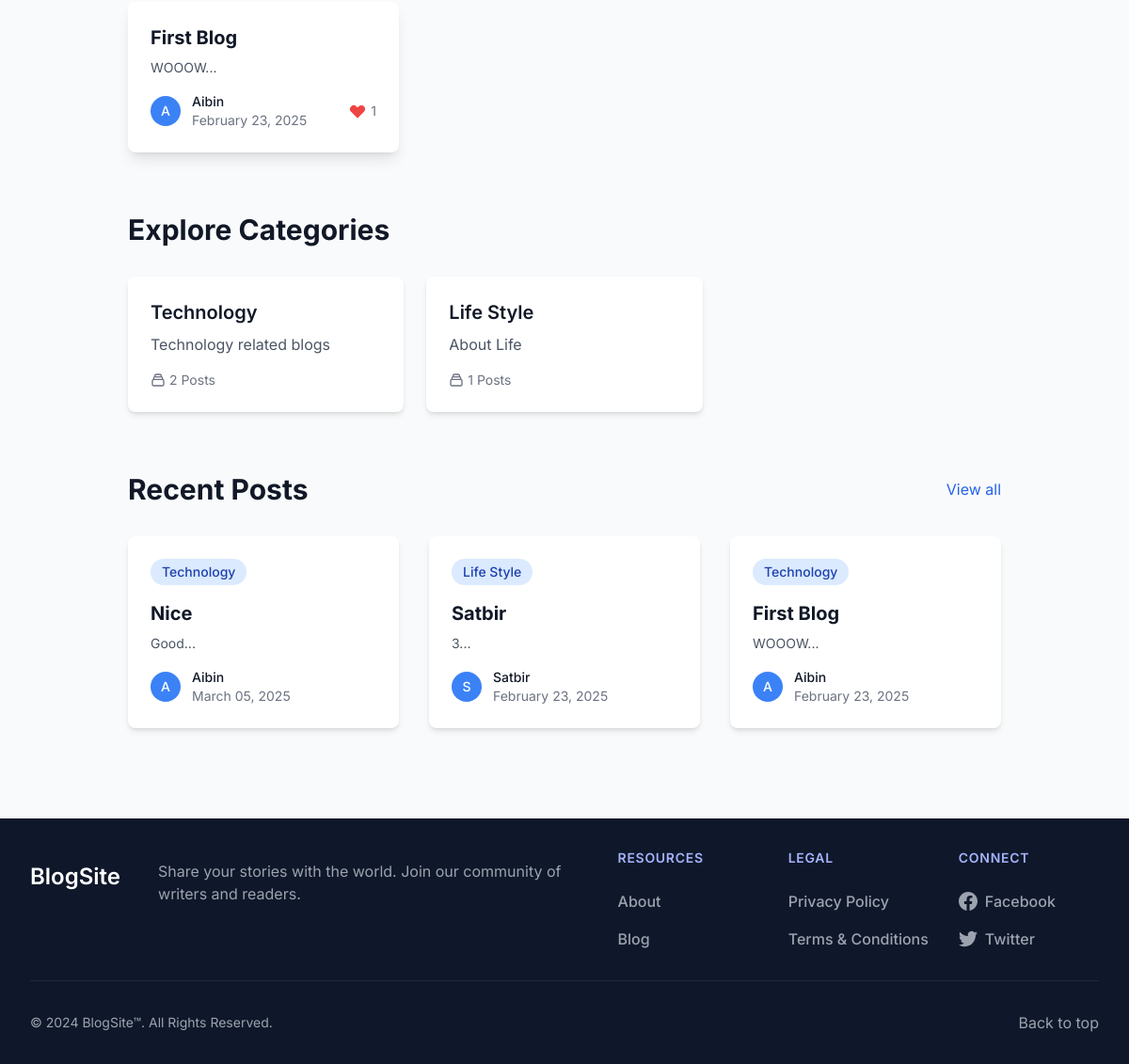
Before: / (lower part) with the older database file.
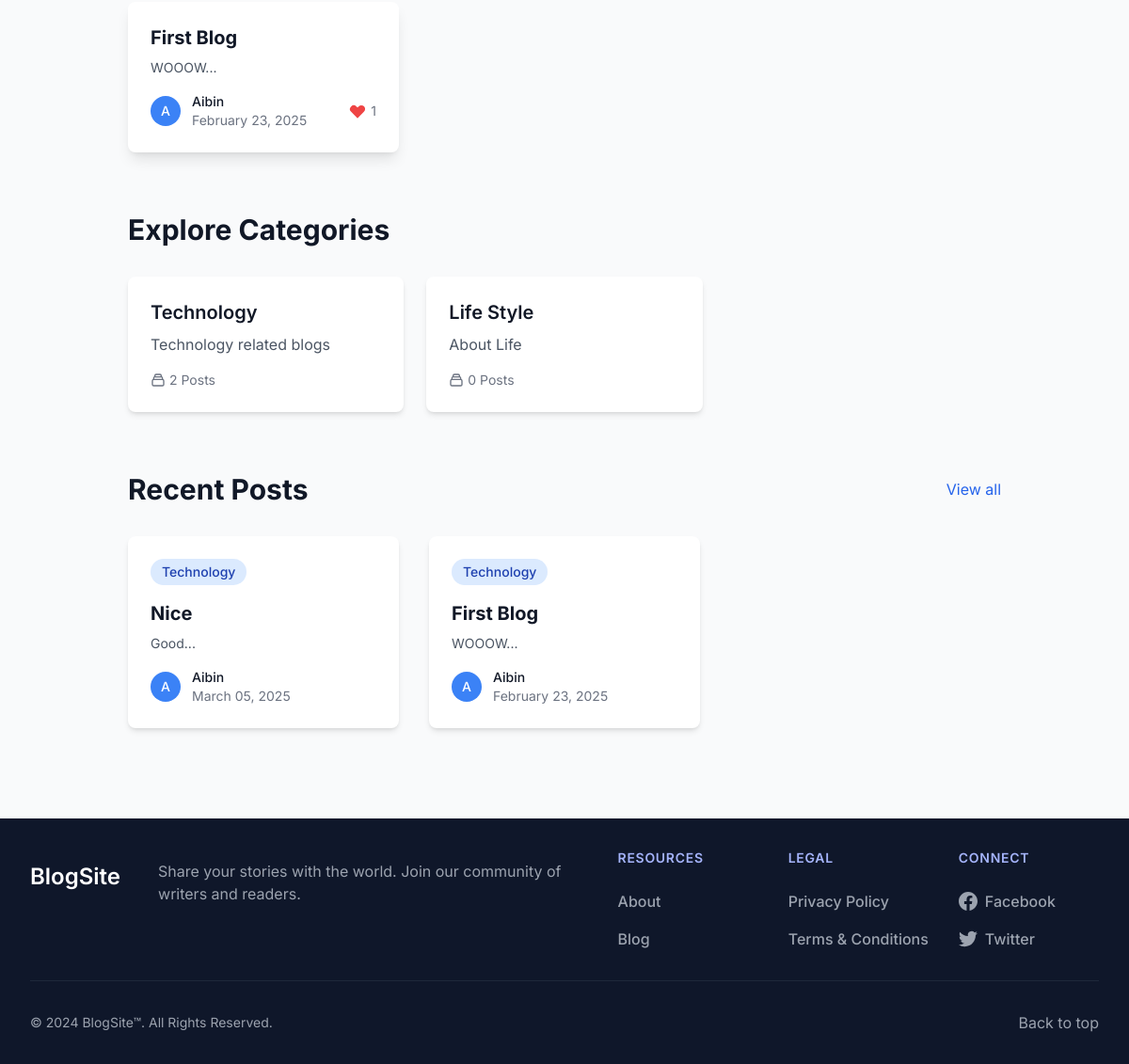
After: the same page with the newer database file.
### app.py (models this page shows, shortened)
class Blog(db.Model):
    id = db.Column(db.Integer, primary_key=True)
    title = db.Column(db.String(200), nullable=False)
    content = db.Column(db.Text, nullable=False)
    author_id = db.Column(db.Integer, db.ForeignKey('user.id'), nullable=False)
    category_id = db.Column(db.Integer, db.ForeignKey('category.id'), nullable=False)
    status = db.Column(db.String(20), default='draft')
    moderation_status = db.Column(db.String(20), default='pending')
    moderation_comment = db.Column(db.Text)
    moderated_by = db.Column(db.Integer, db.ForeignKey('user.id'))
    moderated_at = db.Column(db.DateTime)
    created_at = db.Column(db.DateTime, default=datetime.utcnow)
    updated_at = db.Column(db.DateTime, default=datetime.utcnow, onupdate=datetime.utcnow)
    comments = db.relationship('Comment', backref='blog', lazy=True)
    likes = db.relationship('Like', backref='blog', lazy=True)
    author = db.relationship('User', foreign_keys=[author_id], backref='blogs')
    moderator = db.relationship('User', foreign_keys=[moderated_by], backref='moderated_blogs')

class User(UserMixin, db.Model):
    id = db.Column(db.Integer, primary_key=True)
    name = db.Column(db.String(100), nullable=False)
    email = db.Column(db.String(120), unique=True, nullable=False)
    password = db.Column(db.String(200), nullable=False)
    is_admin = db.Column(db.Boolean, default=False)
    created_at = db.Column(db.DateTime, nullable=False, default=datetime.utcnow)
    updated_at = db.Column(db.DateTime, default=datetime.utcnow, onupdate=datetime.utcnow)

class Category(db.Model):
    id = db.Column(db.Integer, primary_key=True)
    name = db.Column(db.String(50), unique=True, nullable=False)
    description = db.Column(db.Text)
    created_at = db.Column(db.DateTime, default=datetime.utcnow)
    updated_at = db.Column(db.DateTime, default=datetime.utcnow, onupdate=datetime.utcnow)
    blogs = db.relationship('Blog', backref='category', lazy=True)

### app.py (the view)
@app.route('/')
def home():
    recent_blogs = Blog.query.filter(
        Blog.status == 'published',
        Blog.moderation_status != 'rejected'
    ).order_by(Blog.created_at.desc())\
        .limit(3).all()
    categories = Category.query.all()
    for category in categories:
        category.blog_count = len([b for b in category.blogs if b.status == 'published' and b.moderation_status != 'rejected'])
    featured_blogs = Blog.query.filter(
        Blog.status == 'published',
        Blog.moderation_status != 'rejected'
    ).join(Like)\
        .group_by(Blog.id)\
        .order_by(db.func.count(Like.id).desc())\
        .limit(3).all()
    return render_template('index.html',
                         recent_blogs=recent_blogs,
                         categories=categories,
                         featured_blogs=featured_blogs,
                         user=current_user)

### app.py (called while the page is built)
@app.context_processor
def utility_processor():
    return {
        'POSTS_PER_PAGE': app.config['POSTS_PER_PAGE'],
        'min': min  # Make min() function available in templates
    }

### templates/index.html (shortened to what the changed rows need)
{% extends "base.html" %}
{% block content %}
{% if featured_blogs %}
<div class="max-w-7xl mx-auto px-4 sm:px-6 lg:px-8 mt-16">
    <div class="grid grid-cols-1 md:grid-cols-3 gap-8">
        {% for blog in featured_blogs %}
        <div class="bg-white rounded-lg shadow-lg overflow-hidden hover:shadow-xl transition-shadow duration-300">
            <div class="p-6">
                <a href="{{ url_for('view_blog', blog_id=blog.id) }}" class="block">
                    <h3 class="text-xl font-bold text-gray-900 hover:text-blue-600 mb-2">{{ blog.title }}</h3>
                    <p class="text-gray-600 text-sm mb-4">{{ blog.content[:150]|striptags }}...</p>
                </a>
                <div class="flex items-center justify-between">
                    <div class="flex items-center">
                        <div class="flex-shrink-0">
                            <div class="h-8 w-8 rounded-full bg-blue-500 flex items-center justify-center">
                                <span class="text-white font-medium text-sm">{{ blog.author.name[:1] }}</span>
                            </div>
                        </div>
                        <div class="ml-3">
                            <p class="text-sm font-medium text-gray-900">{{ blog.author.name }}</p>
                            <p class="text-sm text-gray-500">{{ blog.created_at.strftime('%B %d, %Y') }}</p>
                        </div>
                    </div>
                    <div class="flex items-center text-gray-500">
                        <svg class="w-5 h-5 text-red-500" fill="currentColor" viewBox="0 0 20 20">
                            <path fill-rule="evenodd" d="M3.172 5.172a4 4 0 015.656 0L10 6.343l1.172-1.171a4 4 0 115.656 5.656L10 17.657l-6.828-6.829a4 4 0 010-5.656z" clip-rule="evenodd"></path>
                        </svg>
                        <span class="ml-1 text-sm">{{ blog.likes|length }}</span>
                    </div>
                </div>
            </div>
        </div>
        {% endfor %}
    </div>
</div>
{% endif %}
<div class="max-w-7xl mx-auto px-4 sm:px-6 lg:px-8 mt-16">
    <h2 class="text-3xl font-bold text-gray-900 mb-8">Explore Categories</h2>
    <div class="grid grid-cols-1 sm:grid-cols-2 lg:grid-cols-3 gap-6">
        {% for category in categories %}
        <a href="{{ url_for('all_blogs') }}" class="group">
            <div class="bg-white rounded-lg shadow-md p-6 hover:shadow-lg transition-shadow duration-300">
                <h3 class="text-xl font-semibold text-gray-900 group-hover:text-blue-600">{{ category.name }}</h3>
                <p class="text-gray-600 mt-2">{{ category.description or 'Explore posts in this category' }}</p>
                <div class="mt-4 flex items-center text-sm text-gray-500">
                    <svg class="w-4 h-4 mr-1" fill="none" stroke="currentColor" viewBox="0 0 24 24">
                        <path stroke-linecap="round" stroke-linejoin="round" stroke-width="2" d="M19 11H5m14 0a2 2 0 012 2v6a2 2 0 01-2 2H5a2 2 0 01-2-2v-6a2 2 0 012-2m14 0V9a2 2 0 00-2-2M5 11V9a2 2 0 012-2m0 0V5a2 2 0 012-2h6a2 2 0 012 2v2M7 7h10"></path>
                    </svg>
                    {{ category.blog_count }} Posts
                </div>
            </div>
        </a>
        {% endfor %}
    </div>
</div>
<div class="max-w-7xl mx-auto px-4 sm:px-6 lg:px-8 mt-16 mb-16">
    <div class="flex justify-between items-center mb-8">
        <h2 class="text-3xl font-bold text-gray-900">Recent Posts</h2>
    </div>
    <div class="grid grid-cols-1 md:grid-cols-2 lg:grid-cols-3 gap-8">
        {% for blog in recent_blogs %}
        <div class="bg-white rounded-lg shadow-md overflow-hidden hover:shadow-lg transition-shadow duration-300">
            <div class="p-6">
                <a href="{{ url_for('view_blog', blog_id=blog.id) }}" class="block">
                    <span class="inline-flex items-center px-3 py-1 rounded-full text-sm font-medium bg-blue-100 text-blue-800 mb-4">
                        {{ blog.category.name }}
                    </span>
                    <h3 class="text-xl font-bold text-gray-900 hover:text-blue-600 mb-2">{{ blog.title }}</h3>
                    <p class="text-gray-600 text-sm">{{ blog.content[:150]|striptags }}...</p>
                </a>
                <div class="mt-4 flex items-center justify-between">
                    <div class="flex items-center">
                        <div class="flex-shrink-0">
                            <div class="h-8 w-8 rounded-full bg-blue-500 flex items-center justify-center">
                                <span class="text-white font-medium text-sm">{{ blog.author.name[:1] }}</span>
                            </div>
                        </div>
                        <div class="ml-3">
                            <p class="text-sm font-medium text-gray-900">{{ blog.author.name }}</p>
                            <p class="text-sm text-gray-500">{{ blog.created_at.strftime('%B %d, %Y') }}</p>
                        </div>
                    </div>
                </div>
            </div>
        </div>
        {% endfor %}
    </div>
</div>
{% endblock %}

Changed rows visible on the page:
removed Blog: category.name "Life Style", title "Satbir", content "3", author "S", author.name "Satbir", created_at "February 23, 2025", shown under "Recent Posts"
computed for Category "Life Style": blog_count "1" → "0"
